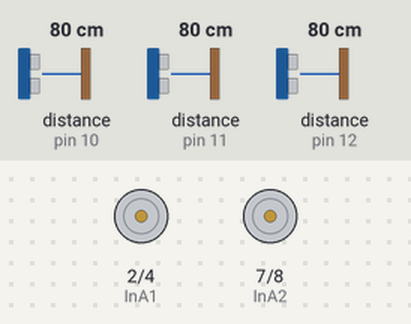
A sketch run on a simulated Arduino Uno, built with avr-gcc and run on an emulated ATmega328P. On the bench: motor-driver pin pairs drawn as motors (green arrow = first pin HIGH = forward, orange = second pin HIGH = backward, longer = more drive, scaled by the enable pin). Wiring (inferred from the names in the program): 3 × ultrasonic range finder: trigger pin 10, echo pin 10 / trigger pin 11, echo pin 11 / trigger pin 12, echo pin 12. Inputs (shaded band) come from the test bench; at power-on: distance to the obstacle (sensors on pin 10, pin 11, pin 12) 80 cm. The echo pulse lasts 58.3 µs per cm; what the sketch prints to the serial monitor is not drawn.

Above: at 1.2 s.
1.3 s: distance to the obstacle (sensor on pin 10) set to 39 cm
2.8 s: distance to the obstacle (sensor on pin 10) set to 32 cm
At 2.98 s:
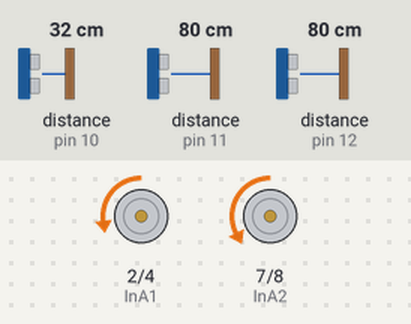
5.8 s: distance to the obstacle (sensor on pin 10) set to 60 cm
At 7.0 s:
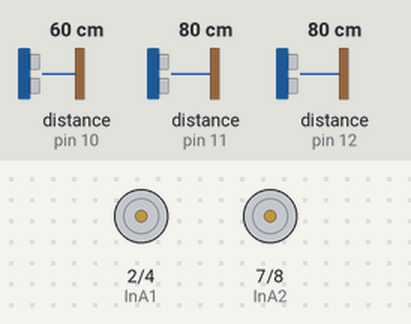
7.3 s: distance to the obstacle (sensor on pin 11) set to 40 cm
8.8 s: distance to the obstacle (sensor on pin 11) set to 32 cm
At 9.8 s:
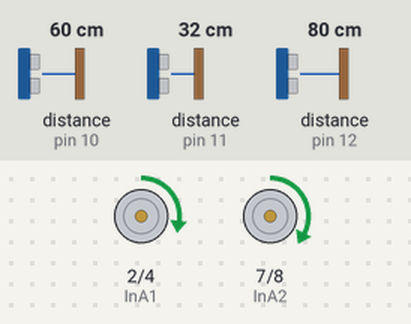
11.8 s: distance to the obstacle (sensor on pin 11) set to 60 cm
At 13.1 s:
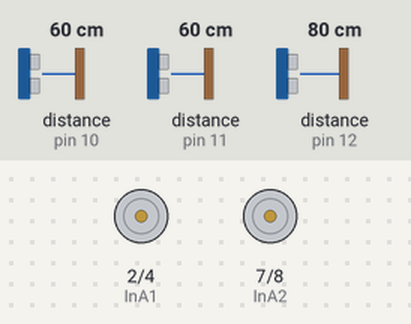
Timing chart, 0 to 14.3 s (numbered marks = the images above; inputs shaded):
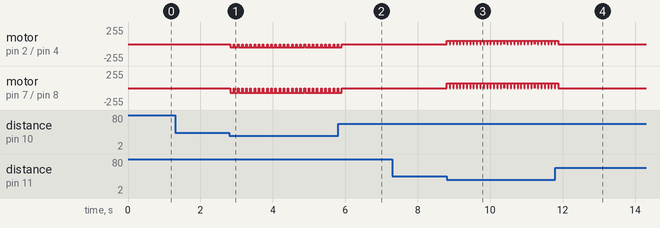

Measured:
- the behaviour switches between 36 and 35 cm on distance to the obstacle (sensor on pin 10) (found by bisection; images 0 and 1)
- the behaviour switches between 36 and 35 cm on distance to the obstacle (sensor on pin 11) (found by bisection; images 2 and 3)
- after the input at 1.3 s, every drawn part: stays the same
- after the input at 2.8 s, motor on pin 2 (InA1) / pin 4 (InB1): alternates backward 50/255 for 0.10 s and stopped for 0.01 s, starting at once; motor on pin 7 (InA2) / pin 8 (InB2): alternates backward 72/255 for 0.10 s and stopped for 0.01 s, starting at once
- after the input at 5.8 s, motor on pin 2 (InA1) / pin 4 (InB1), motor on pin 7 (InA2) / pin 8 (InB2): goes on until 5.9 s, then stays stopped
- after the input at 7.3 s, every drawn part: stays the same
- after the input at 8.8 s, motor on pin 2 (InA1) / pin 4 (InB1): alternates forward 50/255 for 0.08 s and stopped for 0.01 s, starting at once; motor on pin 7 (InA2) / pin 8 (InB2): alternates forward 72/255 for 0.08 s and stopped for 0.01 s, starting at once
- after the input at 11.8 s, motor on pin 2 (InA1) / pin 4 (InB1), motor on pin 7 (InA2) / pin 8 (InB2): goes on until 11.9 s, then stays stopped

The sketch:

PersonFollowingDecember.ino
```cpp
// Left motor
int InA1 = 2;
int InB1 = 4;
int PWM1 = 3;  //PWM1 connects to pin 3
int PWM1_val = 50; //(25% = 64; 50% = 127; 75% = 191; 100% = 255)

// Right motor
int InA2 = 7;
int InB2 = 8;
int PWM2 = 6;  //PWM2 connects to pin 6
int PWM2_val = 72; //(25% = 64; 50% = 127; 75% = 191; 100% = 255)

int tooClose = 35; // distance to stop and decide what to do
char inChar;
int resumeFlag = 1;
int searchLeftFlag = 0;
int searchRightFlag = 0;
int stopFlag = 0;

int searchCount = 0; // variable to determine whether to spin or go forward
                    // if no object is found

const int PingPinFront = 11;    // Front 3-pin ping sensor
const int PingPinLeft = 12;    // Left 3-pin ping sensor
const int PingPinRight = 10; // Right 3-pin ping sensor
long durationLeft = 0, cmLeft = 0;
long durationRight = 0, cmRight = 0;
long durationFront = 0, cmFront = 0;
int searchFlag = 0;
int searchCounter = 0;

long microsecondsToInches(long microseconds);
long microsecondsToCentimeters(long microseconds);
void rightBackward();
void rightForward();
void rightStop();
void leftForward();
void leftBackward();
void leftStop();
void spinClockwise(int delayTime);
void spinCounterClockwise(int delayTime);
void bothForward(int delayTime);
void bothBackward(int delayTime);
void bothStop(int delayTime);
void TurnLeft(int delayTime);
void TurnRight(int delayTime);
void Turn180();
void KangaSlowRight(int delayTime);
void KangaSlowLeft(int delayTime);
void KangaR_Backward();
void KangaL_Backward();
void bothStop(int delayTime);
void serialEvent();

void setup() {
  Serial.begin(9600);
  Serial.write('1');
  pinMode(InA2, OUTPUT);
  pinMode(InB2, OUTPUT);
  pinMode(PWM2, OUTPUT);
  pinMode(InA1, OUTPUT);
  pinMode(InB1, OUTPUT);
  pinMode(PWM1, OUTPUT);
}

/*
*/

void loop() {

  // left 3 pin ping sensor code
  pinMode(PingPinLeft, OUTPUT);
  digitalWrite(PingPinLeft, LOW);
  delayMicroseconds(2);
  digitalWrite(PingPinLeft, HIGH);
  delayMicroseconds(5);
  digitalWrite(PingPinLeft, LOW);

  // Read the signal from the sensor: a HIGH pulse whose
  // duration is the time (in microseconds) from the sending
  // of the ping to the reception of its echo off of an object.
  pinMode(PingPinLeft, INPUT);
  durationLeft = pulseIn(PingPinLeft, HIGH);

  // convert the time into a distance
 // inchesLeft = microsecondsToInches(durationLeft);
  cmLeft = microsecondsToCentimeters(durationLeft);

  // right 3 pin ping sensor code
  pinMode(PingPinRight, OUTPUT);
  digitalWrite(PingPinRight, LOW);
  delayMicroseconds(2);
  digitalWrite(PingPinRight, HIGH);
  delayMicroseconds(5);
  digitalWrite(PingPinRight, LOW);

  // The same pin is used to read the signal from the PING))): a HIGH pulse
  // whose duration is the time (in microseconds) from the sending of the ping
  // to the reception of its echo off of an object.
  pinMode(PingPinRight, INPUT);
  durationRight = pulseIn(PingPinRight, HIGH);

  // convert the time into a distance
//  inchesRight = microsecondsToInches(durationRight);
  cmRight = microsecondsToCentimeters(durationRight);

 // front 3 pin ping sensor code
  pinMode(PingPinFront, OUTPUT);
  digitalWrite(PingPinFront, LOW);
  delayMicroseconds(2);
  digitalWrite(PingPinFront, HIGH);
  delayMicroseconds(5);
  digitalWrite(PingPinFront, LOW);

  pinMode(PingPinFront, INPUT);
  durationFront = pulseIn(PingPinFront, HIGH);
  cmFront = microsecondsToCentimeters(durationFront);


  if (cmFront < tooClose)
  {
    if ((cmRight < tooClose) && (cmLeft < tooClose))
    {
      Turn180();
    }
    else if (cmLeft < tooClose)
    {
      TurnRight(80);
    }
    else if (cmRight < tooClose)
    {
      TurnLeft(80);
    }
    else
    {
      TurnRight(80);
    }
  }
  else if (cmRight < tooClose)
  {
    TurnLeft(100);
    //searchFlag = 0;
  }
  else if (cmLeft < tooClose)
  {
    TurnRight(100);
   // searchFlag = 1;
  }

  else
  {
    if(inChar == 'A') // A means STOP!!
    {
      resumeFlag = 0;
      stopFlag = 1;
      searchRightFlag = 0;
      searchLeftFlag = 0;
      inChar = '5';
      bothStop(50);
    }
    else if(inChar == 'B') // B is RESUME
    {
       resumeFlag = 1;
       stopFlag = 0;
       inChar = '5';
    }
    else if(inChar == 'C') // search Left
    {
      resumeFlag = 1;
      stopFlag = 0;
      searchLeftFlag = 1;
      searchRightFlag = 0;
      inChar = '5';
    }
    else if(inChar == 'D') // search Right
    {
      resumeFlag = 1;
      stopFlag = 0;
      searchRightFlag = 1;
      searchLeftFlag = 0;
      inChar = '5';
    }

    else if (inChar == 'W') //Where are you??
    {
      resumeFlag = 1;
//      searchRightFlag = 1;
//      searchLeftFlag = 0;
      stopFlag = 0;
      inChar = '5';
      bothStop(50);
    }

    if(resumeFlag == 1 && stopFlag == 0)
    {
      if (inChar == 'S'){ // go straight

            bothForward(80);
            searchRightFlag = 0;
            searchLeftFlag = 0;

          inChar = '5';
          //searchFlag = 4;
      }
      else if (inChar == 'R') // go right
        {
          TurnRight(60);
          searchRightFlag = 0;
          searchLeftFlag = 0;
          // KangaSlowRight(40);
          inChar = '5';
        }
      else if (inChar == 'L') // go left
      {
           TurnLeft(60);
           searchRightFlag = 0;
           searchLeftFlag = 0;
          //KangaSlowLeft(40);
          inChar = '5';
      }
      if (searchLeftFlag == 1)
      {
        TurnLeft(60);
        delay(150);
      }
      else if (searchRightFlag == 1)
      {
        TurnRight(60);
        delay(150);
      }

//      else {
//        bothStop(1);
//      }

      /// ADD SEARCH FEATURE
//      else
//      {
//        if(searchFlag == 1)
//        {
//          TurnRight(25);
//        }
//        else if(searchFlag == 0)
//        {
//          TurnLeft(25);
//        }
//        else if(searchFlag == 2)
//          TurnRight(25);
//        else if(searchFlag == 3)
//          TurnLeft(25);
//        else if(searchFlag == 4)
//        {
//          searchCounter++;
//          delay(50);
//          if(searchCounter >= 4)
//          {
//            searchCounter = 0;
//            searchFlag = 1;
//          }
//        }
//        // bothStop(60);
//      }
    } // if(resumeFlag == 1)

  }
//else
//  {
//    spinClockwise();
//    delay(1000);
//  }


 /*
  if((cmLeft < tooClose) && (cmRight < tooClose))
  {
    //Turn 180 degrees (approximately)
    Turn180();
  }
  // turn right
  else if(cmLeft < tooClose)
  {
      TurnRight();
  }
  // turn left
  else if(cmRight < tooClose)
  {
    TurnLeft();
  }
  else
  {
    bothForward();
  }
 // bothForward();
  delay(100);
*/

  // if it can't find the object AND there are no obstacles,
  // go forward slightly for a bit in hopes that the object is
  // still in front of Sparky, and the image processing code
  // just didn't send a command in time. After a set time,
  // give up and start spinning to search
//  else
//  {
//    if(searchCount < 5)
//    {
//      bothForward(20);
//      bothStop(100);
//      searchCount++;
//    }
//    else
//    {
//      TurnRight(30);
//      bothStop(100);
//    }
//  }
//


 // delay(100);

/*
  Serial.print(inchesLeft);
  Serial.print("in, ");
  Serial.print(cmLeft);
  Serial.print("cmLeft");
  Serial.println();
  */
}

// Motor control function definitions
void Turn180() {
    bothStop(1);
   // delay(10);
    spinClockwise(600);
   // delay(600);
    bothStop(1);
}

void TurnRight(int delayTime) {
   // bothStop();
   // delay(1);
    spinClockwise(delayTime);
   // delay(delayTime);
    bothStop(1);
   // delay(1);
}

void TurnLeft(int delayTime) {
    //bothStop();
   // delay(1);
    spinCounterClockwise(delayTime);
    //delay(delayTime);
    bothStop(1);
   // delay(1);
}

void rightBackward() {
  digitalWrite(InA2, HIGH);
  digitalWrite(InB2, LOW);
  analogWrite(PWM2, PWM2_val);
}

void rightForward() {
  digitalWrite(InA2, LOW);
  digitalWrite(InB2, HIGH);
  analogWrite(PWM2, PWM2_val);
}

void rightStop() {
  digitalWrite(InA2, LOW);
  digitalWrite(InB2, LOW);
  analogWrite(PWM2, 0);
}

void leftForward() {
  digitalWrite(InA1, HIGH);
  digitalWrite(InB1, LOW);
  analogWrite(PWM1, PWM1_val);
}

void leftBackward() {
  digitalWrite(InA1, LOW);
  digitalWrite(InB1, HIGH);
  analogWrite(PWM1, PWM1_val);
}

void leftStop() {
  digitalWrite(InA1, LOW);
  digitalWrite(InB1, LOW);
  analogWrite(PWM1, 0);
}

void bothStop(int delayTime) {
  rightStop();
  leftStop();
  delay(delayTime);
}

void bothForward(int delayTime) {
  leftForward();
  rightForward();
  delay(delayTime);
}

void bothBackward(int delayTime) {
  leftBackward();
  rightBackward();
  delay(delayTime);
}

void spinCounterClockwise(int delayTime){
  rightForward();
  leftBackward();
  delay(delayTime);
}

void spinClockwise(int delayTime){
  rightBackward();
  leftForward();
  delay(delayTime);
}

void KangaL_Backward() {
  digitalWrite(InA1, LOW);
  digitalWrite(InB1, HIGH);
  analogWrite(PWM1, 30);
}

void KangaR_Backward() {
  digitalWrite(InA2, HIGH);
  digitalWrite(InB2, LOW);
  analogWrite(PWM2, 64);
}

void KangaSlowLeft(int delayTime){
  rightForward();
  KangaL_Backward();
  delay(delayTime);
}

void KangaSlowRight(int delayTime){
  KangaR_Backward();
  leftForward();
  delay(delayTime);
}

void serialEvent() {
  // while (Serial.available())
  if (Serial.available())
  {
    // get the new byte:
    inChar = (char)Serial.read();
    // add it to the inputString:
    // inputString += inChar;
    // if the incoming character is a newline, set a flag so the main loop can
    // do something about it:
    // if (inChar == '\n') {
    //   stringComplete = true;
    // }
  }
}

// Ping function definitions

long microsecondsToInches(long microseconds) {
  // According to Parallax's datasheet for the PING))), there are 73.746
  // microseconds per inch (i.e. sound travels at 1130 feet per second).
  // This gives the distance travelled by the ping, outbound and return,
  // so we divide by 2 to get the distance of the obstacle.
  // See: http://www.parallax.com/dl/docs/prod/acc/28015-PING-v1.3.pdf
  return microseconds / 74 / 2;
}

long microsecondsToCentimeters(long microseconds) {
  // The speed of sound is 340 m/s or 29 microseconds per centimeter.
  // The ping travels out and back, so to find the distance of the object we
  // take half of the distance travelled.
  return microseconds / 29 / 2;
}
```
